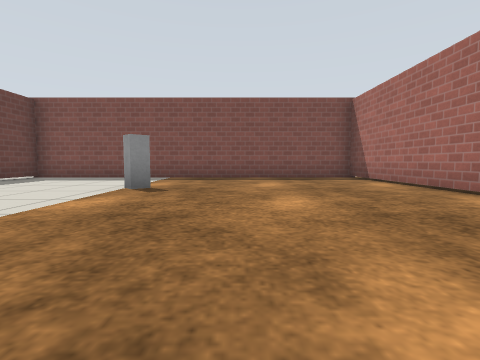
view 1 (above)

18 first-person views from a walk through a world built for the Gazebo simulator. The camera is 0.5 m above the floor, tilts 4° down and sees 85° across. The floor is counted in squares, 1 m on a side. Each view is taken from the middle of a square. On the plan, view 1 faces up. The plan holds only what a view shows up to about 9 squares ahead; the rest is blank. The robots in the file are not drawn. Gazebo's built-in surfaces are drawn with simple patterns. Surface patterns are stand-ins for the level's own textures.

view 2
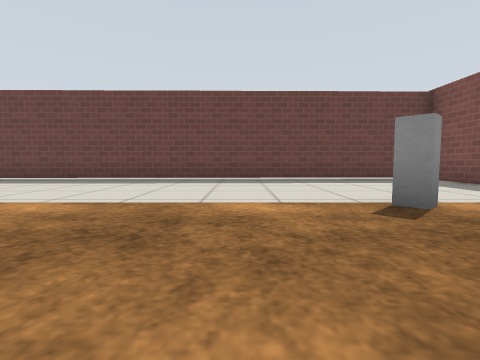

view 3
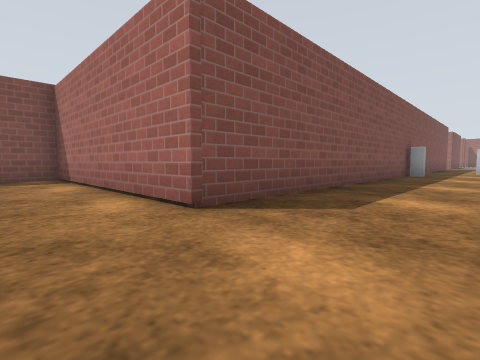

view 4
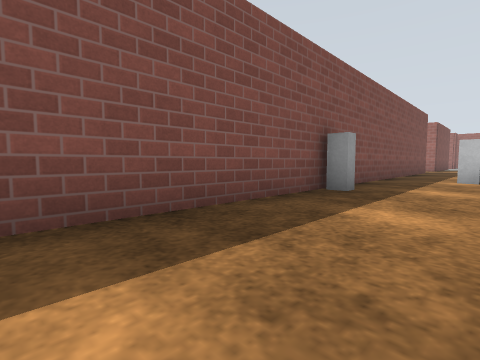

view 5
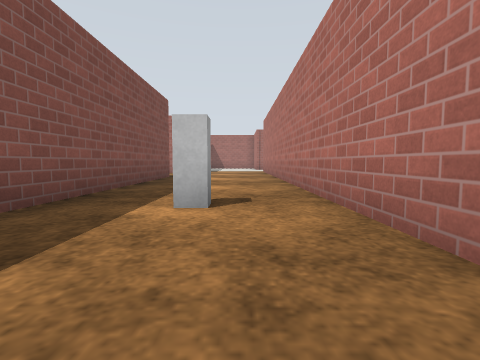

view 6
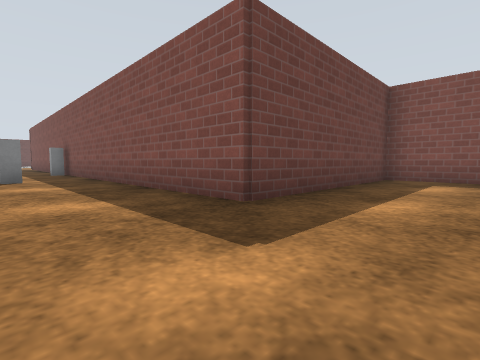

view 7
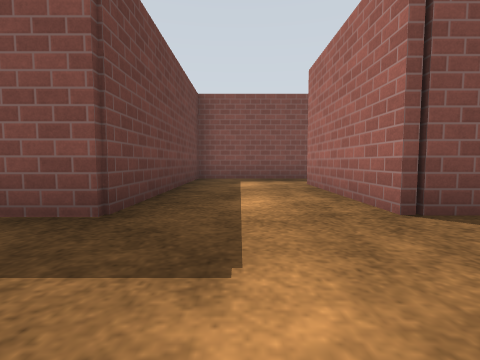

view 8
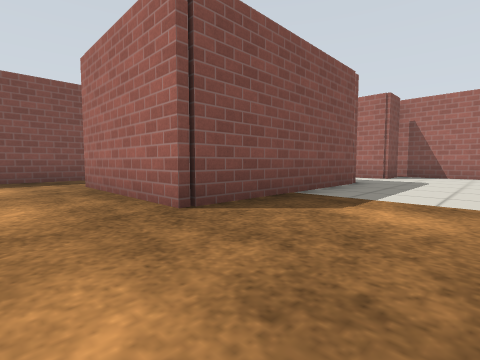

view 9
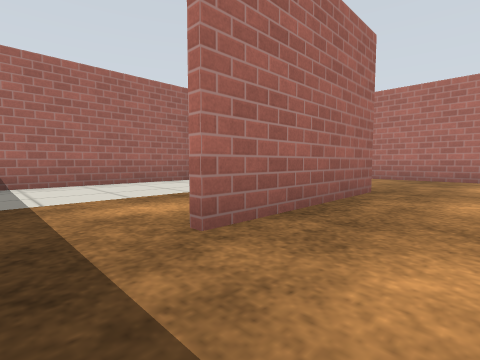

view 10
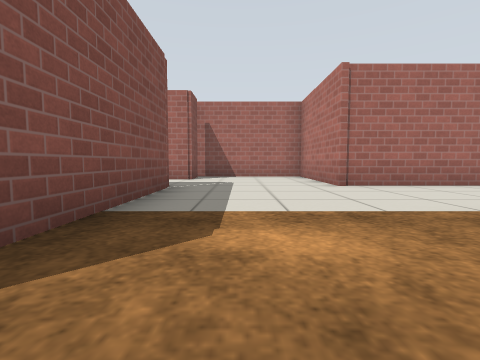

view 11
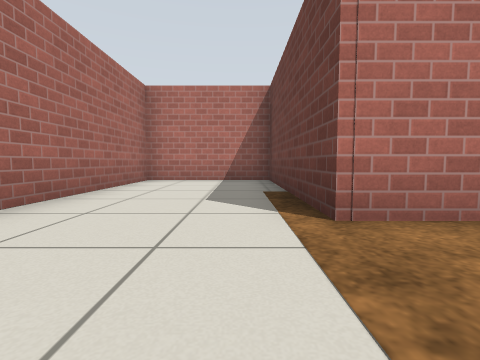

view 12
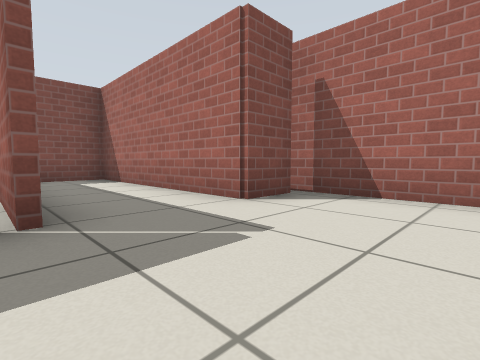

view 13
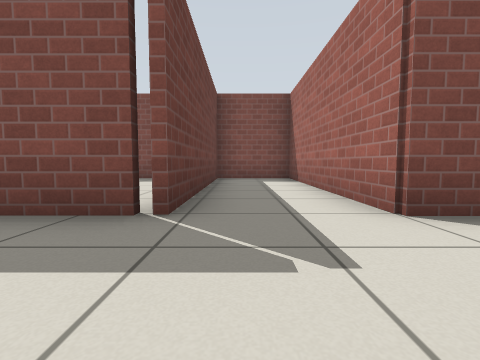

view 14
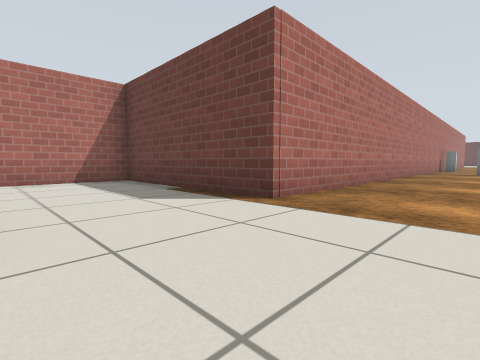

view 15
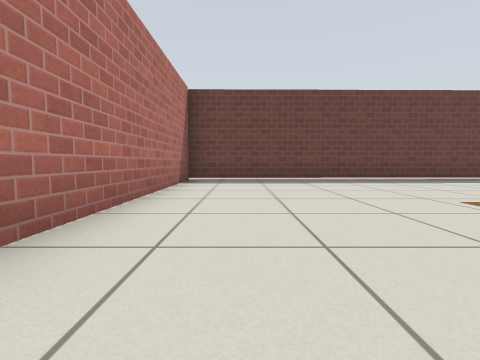

view 16
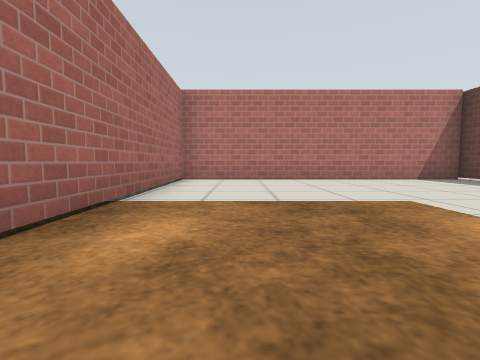

view 17
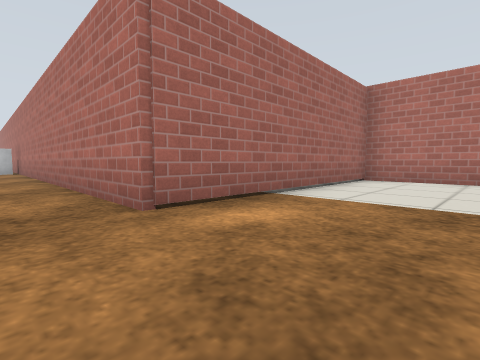

view 18
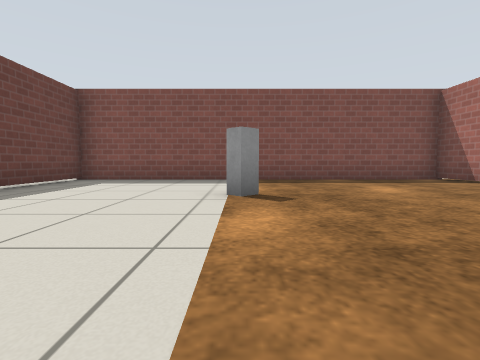

### Floor plan
Points are (right, up) in squares from view 1. A wall is a line through its corners. A room is listed if a view was taken in it or the views show most of it. See-through windows are left out.
Room 1 (views 1, 2, 3, 4, 5, 6, 7, 8, 9, 10, 15, 16, 17, 18)
walls: (14.1, -1.2) (24.5, -1.2); (24.5, 2.4) (24.5, 6); (25.1, 7.9) (21.8, 7.9) (21.8, 2.4) (3.6, 2.4) (3.5, 8.3) (-6.4, 8.3) (-6.2, -7.4) (1.6, -7.4) (1.5, -1.2) (10.7, -1.2)
ways out: opening at (25.5, 0.5) to room 2; opening at (25, 6.5) to room 3
objects: grey box (-2, 5); grey box (13, 2); grey box (16, 0)
Room 2 (views 11, 12, 13, 14)
walls: (32.6, 2.4) (31.5, 2.4) (31.5, 7.9) (29.3, 7.9) (29.3, 2.4) (24.5, 2.4); (24.5, -1.2) (26.2, -1.2) (26.2, -6) (29.5, -6) (29.5, -1.2) (32.9, -1.2) (32.9, 2.6)
ways out: opening at (25.5, 0.5) to room 1
Room 3 (no view inside)
walls: (27.4, 7.9) (26.9, 7.9); (29.2, 2.4) (29.2, 6.7)
ways out: opening at (25, 6.5) to room 1

Where each view was taken, in squares from view 1:
view 1: 0 up, 0 right, facing up
view 2: 3 up, 1 right, facing left
view 3: 0 up, 2 right, facing up-right
view 4: 0 up, 8 right, facing up-right
view 5: 0 up, 13 right, facing right
view 6: 0 up, 24 right, facing up-left
view 7: 0 up, 23 right, facing up
view 8: 0 up, 23 right, facing up-right
view 9: 7 up, 23 right, facing down-right
view 10: 1 up, 24 right, facing right
view 11: 1 up, 27 right, facing down
view 12: 0 up, 29 right, facing up-right
view 13: 0 up, 30 right, facing up
view 14: 1 up, 29 right, facing down-left
view 15: 6 down, 1 right, facing left
view 16: 0 up, 0 right, facing down
view 17: 0 up, 1 left, facing down-right
view 18: 1 up, 2 left, facing up
